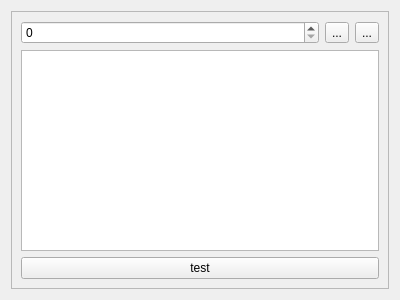
<?xml version="1.0" encoding="UTF-8"?>
<ui version="4.0">
 <class>Worker</class>
 <widget class="QWidget" name="Worker">
  <property name="geometry">
   <rect>
    <x>0</x>
    <y>0</y>
    <width>400</width>
    <height>300</height>
   </rect>
  </property>
  <property name="windowTitle">
   <string>Form</string>
  </property>
  <layout class="QVBoxLayout" name="verticalLayout">
   <item>
    <widget class="QFrame" name="frame">
     <property name="frameShape">
      <enum>QFrame::StyledPanel</enum>
     </property>
     <property name="frameShadow">
      <enum>QFrame::Raised</enum>
     </property>
     <layout class="QVBoxLayout" name="verticalLayout_3">
      <item>
       <layout class="QHBoxLayout" name="horizontalLayout_4">
        <item>
         <widget class="QSpinBox" name="spinBox"/>
        </item>
        <item>
         <widget class="QToolButton" name="btn_start">
          <property name="text">
           <string>...</string>
          </property>
         </widget>
        </item>
        <item>
         <widget class="QToolButton" name="btn_stop">
          <property name="text">
           <string>...</string>
          </property>
         </widget>
        </item>
       </layout>
      </item>
      <item>
       <widget class="QListWidget" name="listWidget"/>
      </item>
      <item>
       <widget class="QPushButton" name="btn_test">
        <property name="text">
         <string>test</string>
        </property>
       </widget>
      </item>
     </layout>
    </widget>
   </item>
  </layout>
 </widget>
 <resources/>
 <connections/>
</ui>
